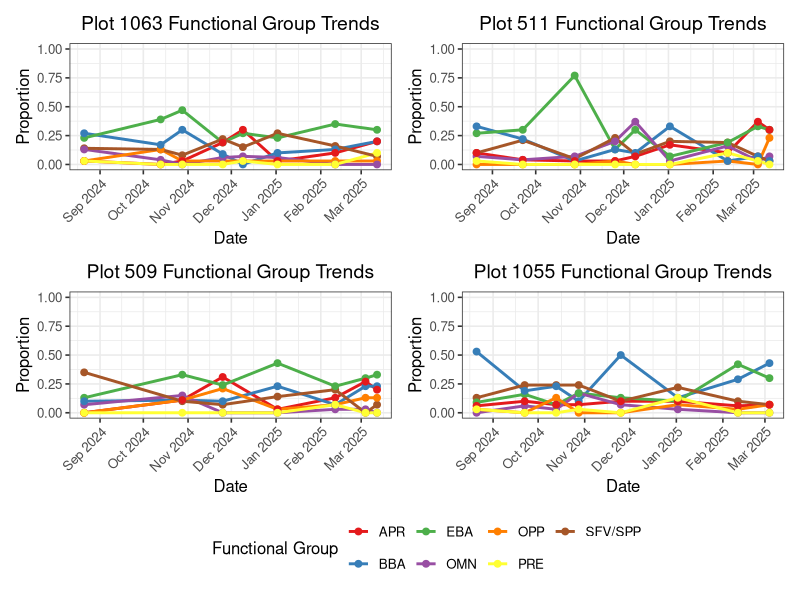
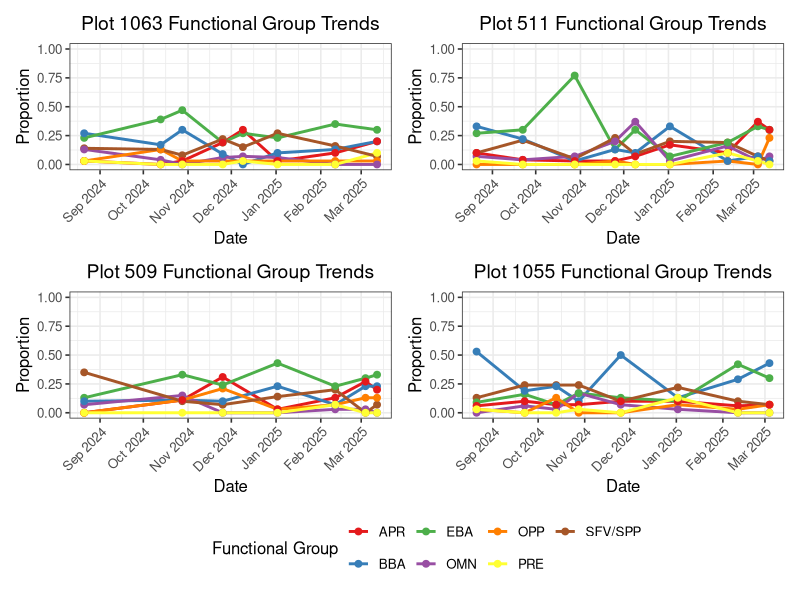
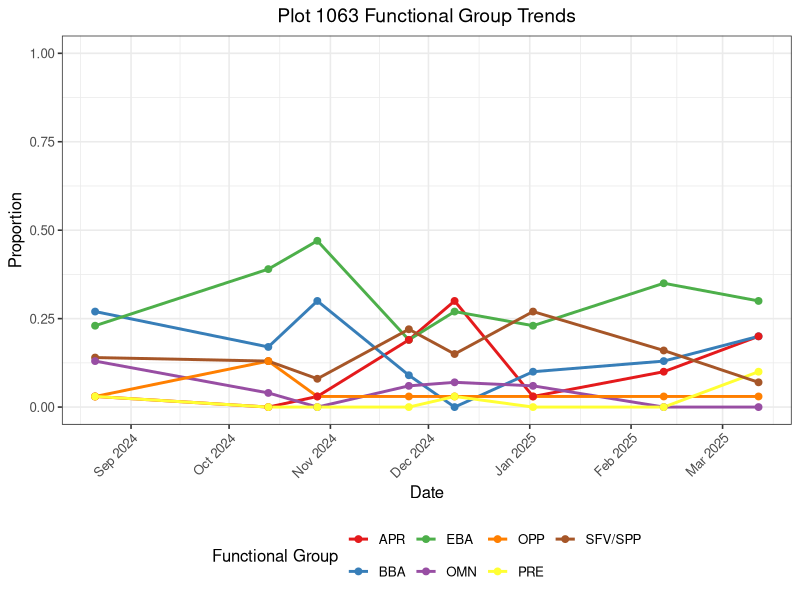
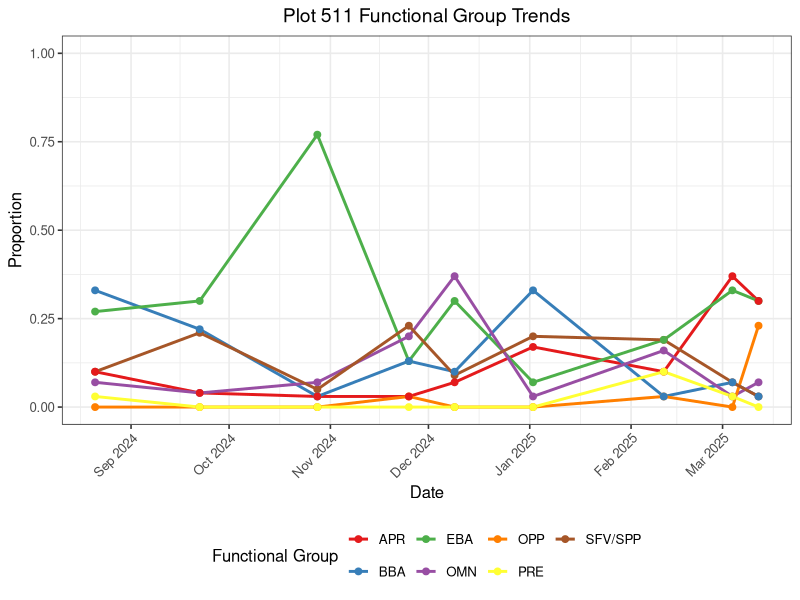
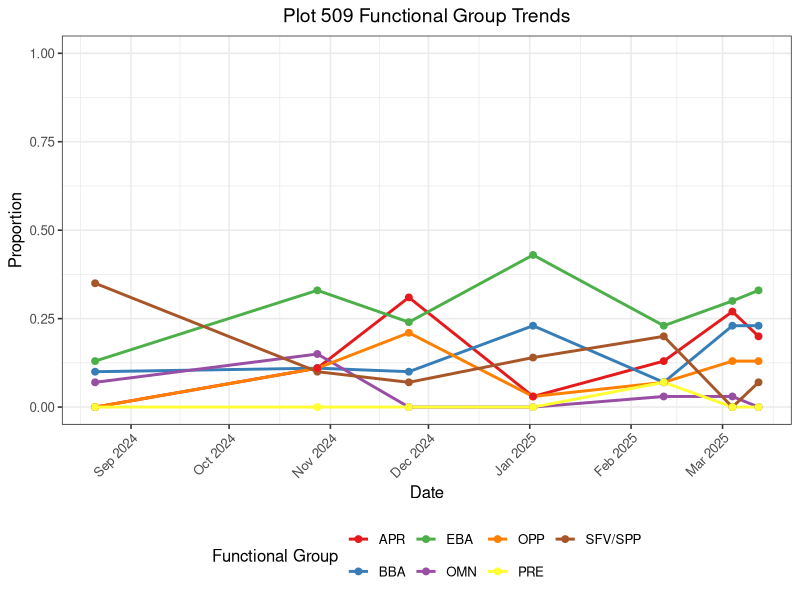
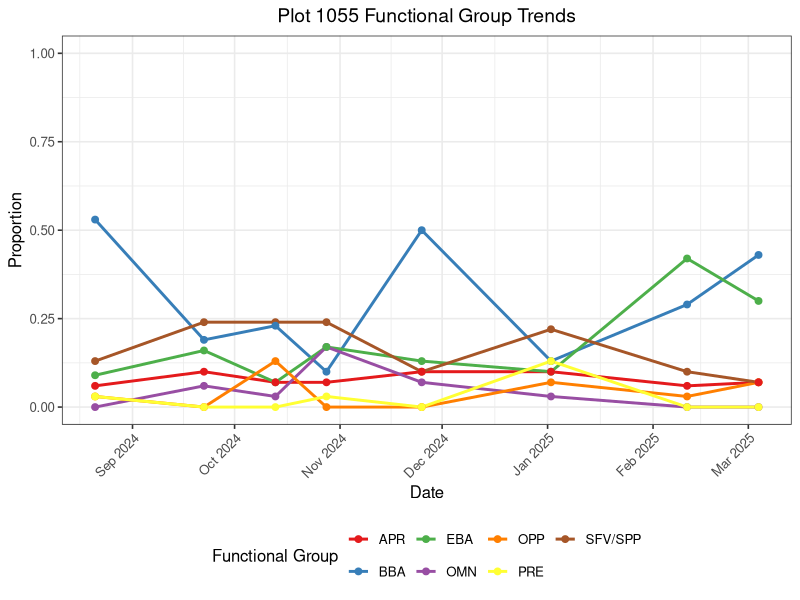

These charts were generated, in order, by the following R code:
# Name: Justin Jang (Github: justinj4ng)
# Nematode data cleaner, pass to ggplot and make graphs
# Last modified 3/19/2025

###
#
#How do you do docstrings in R??
#Dedicated to Nema the dog
#Frivolous comments bc i dont know R
###

library("tidyverse")
library("dplyr")
library("patchwork")  # For combining plots

setwd("C:/Users/justi/Documents/nematodes/nema")

# Read and prepare data
nema <- read_csv("nema.csv")
nema$Date <- as.Date(nema$Date, format="%m/%d/%Y")

# Reshape data to long format
nemaDF <- nema |>
  pivot_longer(
    cols = c("SFV/SPP", "OPP", "OMN", "EBA", "BBA", "APR", "PRE"),
    names_to = "functional_class",
    values_to = "proportion",
    values_drop_na = TRUE
  )

# Create a list to store plots
plot_list <- list()

# Define color palette
group_colors <- RColorBrewer::brewer.pal(7, "Set1")

# Create a plot for each unique Plot number
for (plot_num in unique(nemaDF$`Plot #`)) {
  plot_data <- nemaDF %>% filter(`Plot #` == plot_num)
  
  p <- ggplot(plot_data, aes(x = Date, y = proportion, color = functional_class)) +
    geom_line(size = 1) +
    geom_point(size = 2) +
    theme_bw(base_size = 12) +
    labs(title = paste("Plot", plot_num, "Functional Group Trends"),
         x = "Date",
         y = "Proportion",
         color = "Functional Group") +
    scale_color_manual(values = group_colors) +
    scale_x_date(date_breaks = "1 month", date_labels = "%b %Y") +
    scale_y_continuous(limits = c(0, 1.0)) +  # Consistent y-axis across plots
    theme(axis.text.x = element_text(angle = 45, hjust = 1),
          plot.title = element_text(hjust = 0.5, size = 14),
          legend.position = "bottom") +
    guides(color = guide_legend(nrow = 2))  # Two rows for legend items
  
  plot_list[[as.character(plot_num)]] <- p
}

# Combine plots (4 in one figure)
combined_plots <- wrap_plots(plot_list, ncol = 2) + 
  plot_layout(guides = "collect") & 
  theme(legend.position = "bottom")

# Display combined plot
combined_plots

# Save combined plot
ggsave("nematode_functional_groups_by_plot.png", 
       plot = combined_plots,
       width = 14,
       height = 10,
       dpi = 300)

# Optionally save individual plots
for (plot_num in names(plot_list)) {
  ggsave(paste0("nematode_plot_", plot_num, ".png"), 
         plot = plot_list[[plot_num]],
         width = 8,
         height = 6,
         dpi = 300)
}